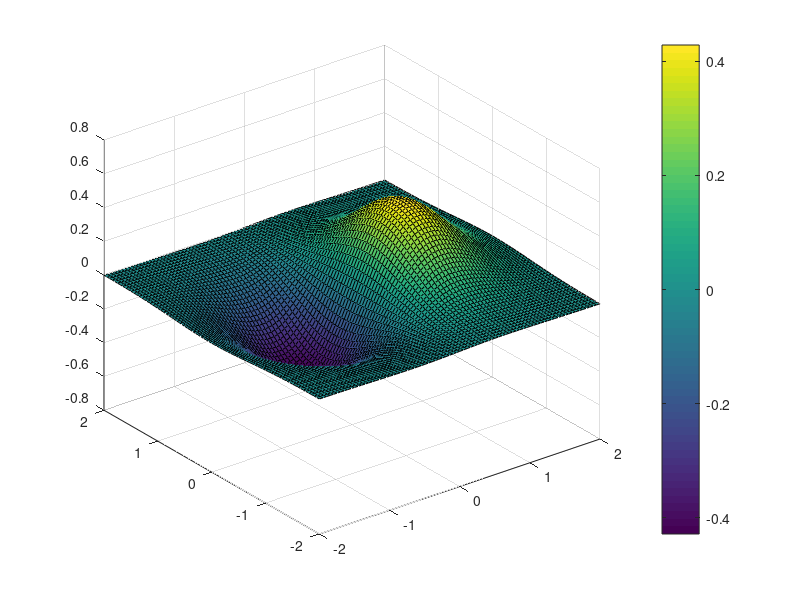

The MATLAB source for this figure: (Note: this script raises an error after producing the figure.)
%example 3d plot
x = -2:0.05:2;
y = x;
%create matrices containing all x values, and all y values
[X, Y] = meshgrid(x, y);
F = X.*exp(-X.^2 - Y.^2);
surf(X, Y, F)
c = colorbar;
c.Label.String = 'Value of F Function';
shading interp